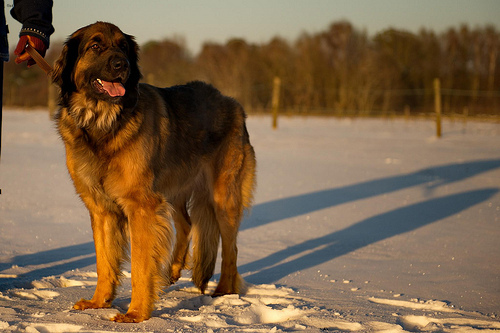
#> input picture Oxford/train/images/1015.jpg, 500 x 333 px, found by its file name; its folder holds only this picture in this run
$ jupyter execute --allow-errors Assignment4.ipynb
#> lines starting #> are read from the running program, lines starting #| are printed output that depends on the picture
# ECSE 415 Assignment 4
## Author1: Bohan Wang
## Student ID1: 261023725
## Author2: Peter Zhang
## Student ID2: 26102xxxx
## Comments:
### + Library used in this assignment:
#### `numpy version: 1.26.4`
#### `scikit-image version: 0.23.2`
#### `matplotlib version: 3.8.5`

### + Run system setup for install the library
### + Please find path for the images in the `Images path` section

## Citation
```
@misc{ecse-415-a-4-24-f,
    author = {Kevin Kong},
    title = {ECSE415 Image Segmentation},
    year = {2024},
    howpublished = {\url{https://kaggle.com/competitions/ecse-415-a-4-24-f}},
    note = {Kaggle}
}

## 1 Data Preparation (10 points)
### 1.1 Download and Extract:
### 1.2 Explore the Dataset:

[cell 1]
import os
import matplotlib.pyplot as plt
import matplotlib.image as mpimg

# Define paths
images_path = '/Users/bohan/Desktop/ECSE_415/ECSE415/Oxford/train/images'
masks_path = '/Users/bohan/Desktop/ECSE_415/ECSE415/Oxford/train/masks'

# Get sorted file lists
image_files = sorted(os.listdir(images_path))
#> (the rest of this cell did not finish here and is left out)

### 1.3 Preprocess the Data:

[cell 2]
from sklearn.model_selection import train_test_split
import numpy as np
import cv2

# Resize and normalize images
def resize_and_scale(img, size=(128, 128)):
#> called with size = (128, 128)
    img_resized = cv2.resize(img, size)
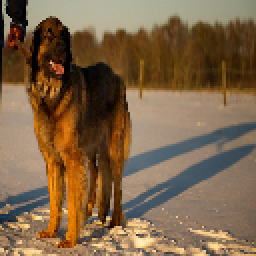
#> img_resized: shape (128, 128, 3) (shown 2 times larger); mean R, G, B 125.5, 99.7, 71.5
#> img is the input picture: shape (333, 500, 3); mean R, G, B 125.6, 99.8, 71.5
    img_scaled = img_resized / 255.0
    return img_scaled

# Process images and masks
images_processed = [resize_and_scale(mpimg.imread(os.path.join(images_path, img))) for img in image_files]
#> (the rest of this cell did not finish here and is left out)


$ run again, on Oxford/train/images/1127.jpg
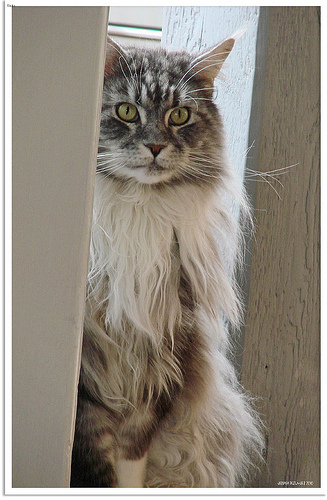
#> input picture Oxford/train/images/1127.jpg, 327 x 500 px, found by its file name
#> in resize_and_scale, `img_resized = cv2.resize(img, size)`:
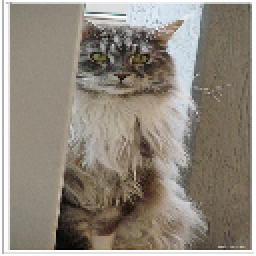
#> img_resized: shape (128, 128, 3) (shown 2 times larger); mean R, G, B 144.1, 136.4, 125.4
#> in resize_and_scale, img is the input picture: shape (500, 327, 3); mean R, G, B 144.1, 136.4, 125.4

$ run again, on Oxford/train/images/118.jpg
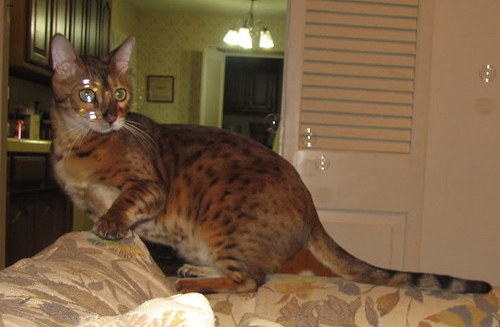
#> input picture Oxford/train/images/118.jpg, 500 x 327 px, found by its file name
#> in resize_and_scale, `img_resized = cv2.resize(img, size)`:
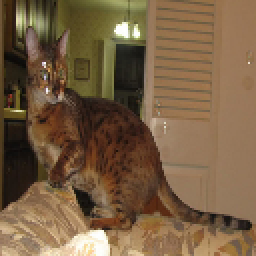
#> img_resized: shape (128, 128, 3) (shown 2 times larger); mean R, G, B 119.4, 94.5, 66.5
#> in resize_and_scale, img is the input picture: shape (327, 500, 3); mean R, G, B 119.4, 94.5, 66.6

$ run again, on Oxford/train/images/1197.jpg
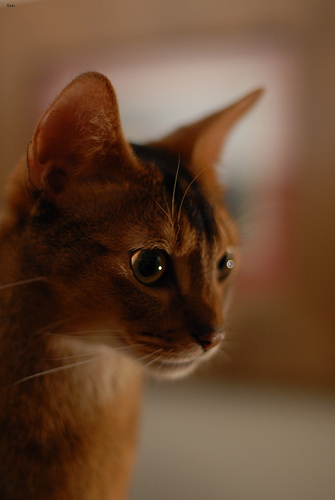
#> input picture Oxford/train/images/1197.jpg, 335 x 500 px, found by its file name
#> in resize_and_scale, `img_resized = cv2.resize(img, size)`:
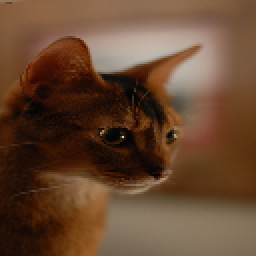
#> img_resized: shape (128, 128, 3) (shown 2 times larger); mean R, G, B 102.7, 71.6, 49.5
#> in resize_and_scale, img is the input picture: shape (500, 335, 3); mean R, G, B 102.8, 71.7, 49.6

$ run again, on Oxford/train/images/1053.jpg
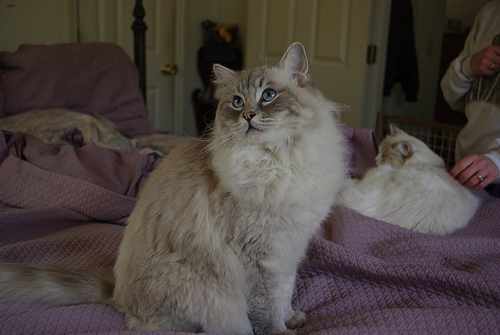
#> input picture Oxford/train/images/1053.jpg, 500 x 335 px, found by its file name
#> in resize_and_scale, `img_resized = cv2.resize(img, size)`:
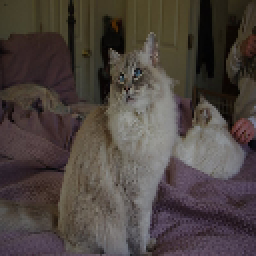
#> img_resized: shape (128, 128, 3) (shown 2 times larger); mean R, G, B 76.7, 67.9, 63.9
#> in resize_and_scale, img is the input picture: shape (335, 500, 3); mean R, G, B 76.8, 68, 64
